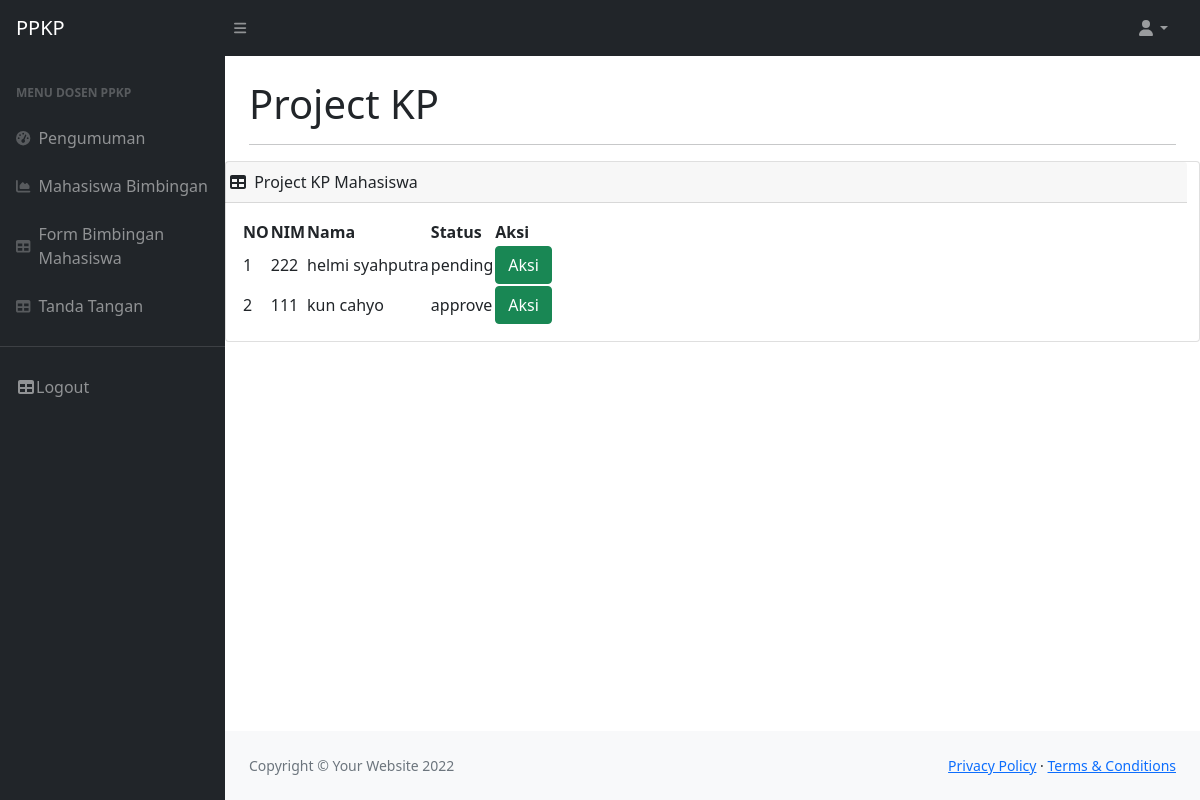
Page /Project-KP-Mahasiswa.php on the committed database.
### tables this page shows
CREATE TABLE `uploadkp` (
  `id` bigint(20) UNSIGNED NOT NULL,
  `id_user` int(11) NOT NULL,
  `namalengkap` varchar(255) NOT NULL,
  `namafile` varchar(255) NOT NULL,
  `tanggal` date NOT NULL,
  `kode` int(11) NOT NULL,
  `status` varchar(50) NOT NULL
);

### Project-KP-Mahasiswa.php (the view, shortened to what this page needs)
<!DOCTYPE html>
<html lang="en">
    <head>
        <link href="https://cdn.jsdelivr.net/npm/simple-datatables@latest/dist/style.css" rel="stylesheet" />
        <link href="css/styles.css" rel="stylesheet" />
        <link href="vendor/fontawesome-free/css/all.min.css" rel="stylesheet" type="text/css">
    </head>
    <body class="sb-nav-fixed">
    <?php
        require('_partial/navbar.php');
            require('_partial/sidebar.php');
            ?>
                <main>
                    <div class="container-fluid px-4">
                        <h1 class="mt-4">Project KP</h1>
                        <hr>
                    </div>
                    <div class="card mb-4">
                        <div class="row col-md-12">
                            <div class="card-header col-md-12">
                                <i class="fas fa-table me-1"></i>
                                Project KP Mahasiswa
                            </div>
                        </div>
                            <div class="card-body">
                                <table id="datatablesSimple">
                                    <thead>
                                        <tr>
                                            <th>NO</th>
                                            <th>NIM</th>
                                            <th>Nama</th>
                                            <th>Status</th>
                                            <th>Aksi</th>
                                        </tr>
                                    </thead>
                                    <tbody>
                                    <?php
                       $no=1;
                          $sql ="SELECT u.*,m.nim_mahasiswa FROM `uploadkp` u join mahasiswa_kp m on u.id_user=m.id_user GROUP BY namalengkap";
                          $query = mysqli_query($koneksi, $sql);
                             while ($row = mysqli_fetch_array($query))
                                {
                                 ?>
                                  <tr>
                                  <td><?php echo $no++;?></td>
                                      <td><?php echo $row['nim_mahasiswa'];?></td>
                                      <td><?php echo $row['namalengkap'];?></td>
                                      <td><?php echo $row['status'];?></td>
                                      <td><a class="btn btn-success" href="Project_Upload.php?id=<?php echo $row['id_user'];?>">Aksi</a></td>
                                  </tr>
                          <?php
                            }
                            ?>
                                    </tbody>
                                </table>
                            </div>
                        </div>
                </main>
                <?php
                require('_partial/footer.php')
                ?>
    </body>
</html>

### rows in the picture
uploadkp: nim_mahasiswa "222", namalengkap "helmi syahputra", status "pending"
uploadkp: nim_mahasiswa "111", namalengkap "kun cahyo", status "approve"
